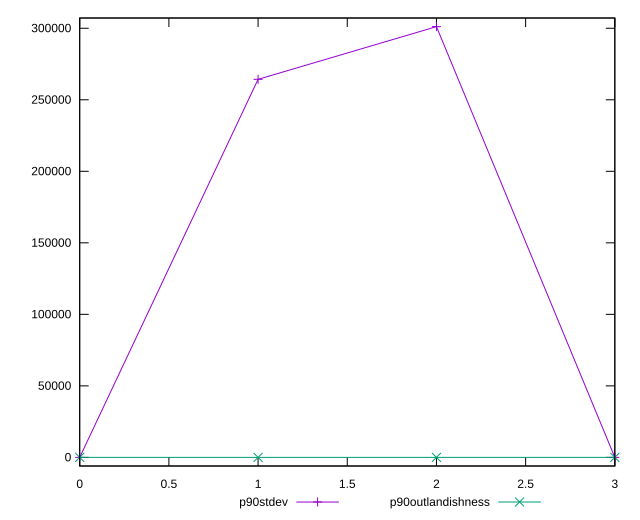

Reproduce this figure in gnuplot.
reset

$p90Stdev <<EOF
0 1.1347646098622979
1 264310.4963154864
2 301143.41669348447
3 0.8630047417216133
EOF

$p90Outlandishness <<EOF
0 0.9610053321254093
1 0.9540106956636913
2 0.9586331392229692
3 1.00003056507121
EOF

set key outside below
set xrange [0:3]
set yrange [-6021.988069033133:307166.2677672593]
set trange [-6021.988069033133:307166.2677672593]
set terminal svg size 640, 520 enhanced background rgb 'white'
set output "report/report_00029_2021-02-24T13-36-40.390Z/uses-long-cache-ttl/progression/stddev.svg"

plot $p90Stdev title "p90stdev" with linespoints, \
     $p90Outlandishness title "p90outlandishness" with linespoints

reset
